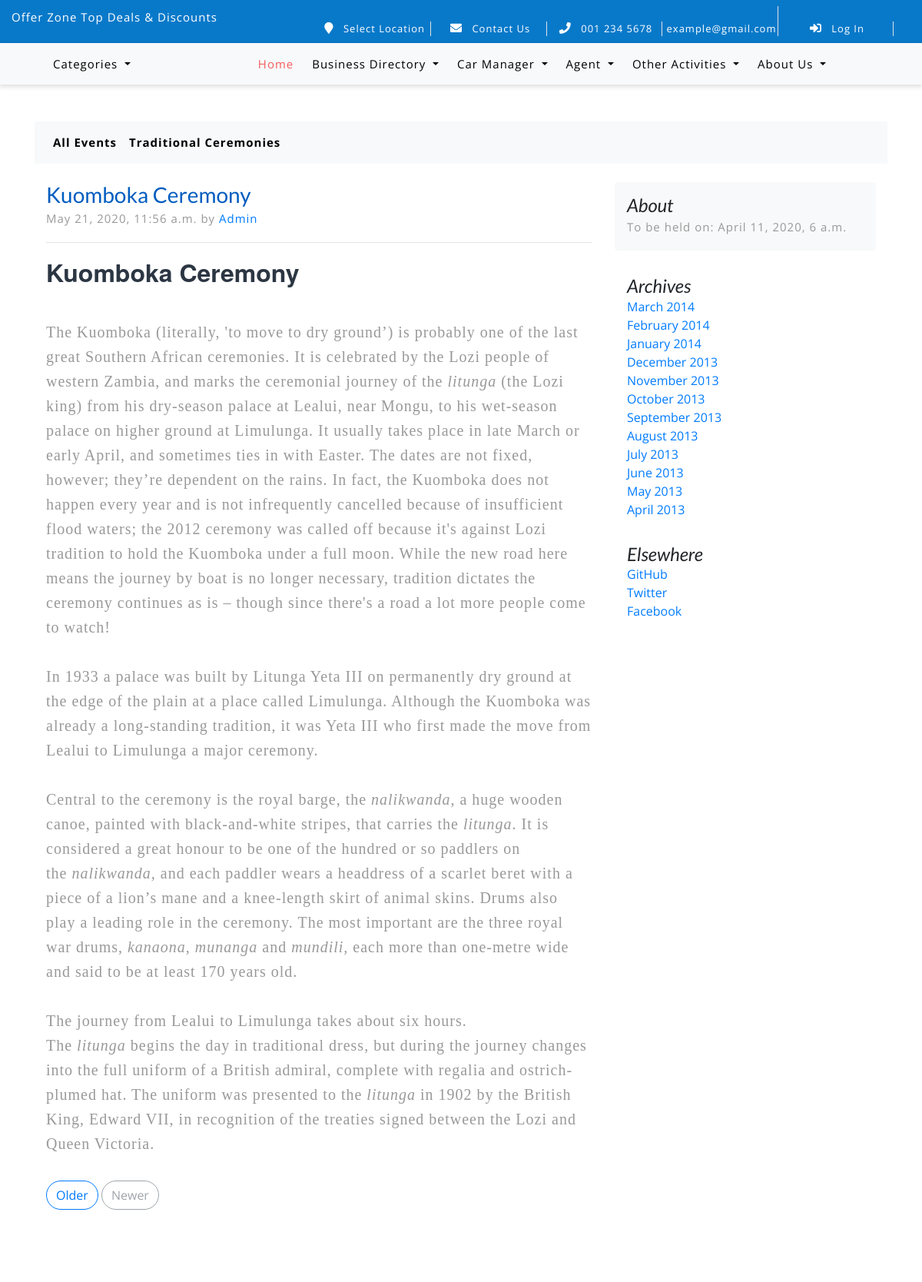
/events/kuomboka-ceremony/ (upper part), run on an earlier commit of the app's database.
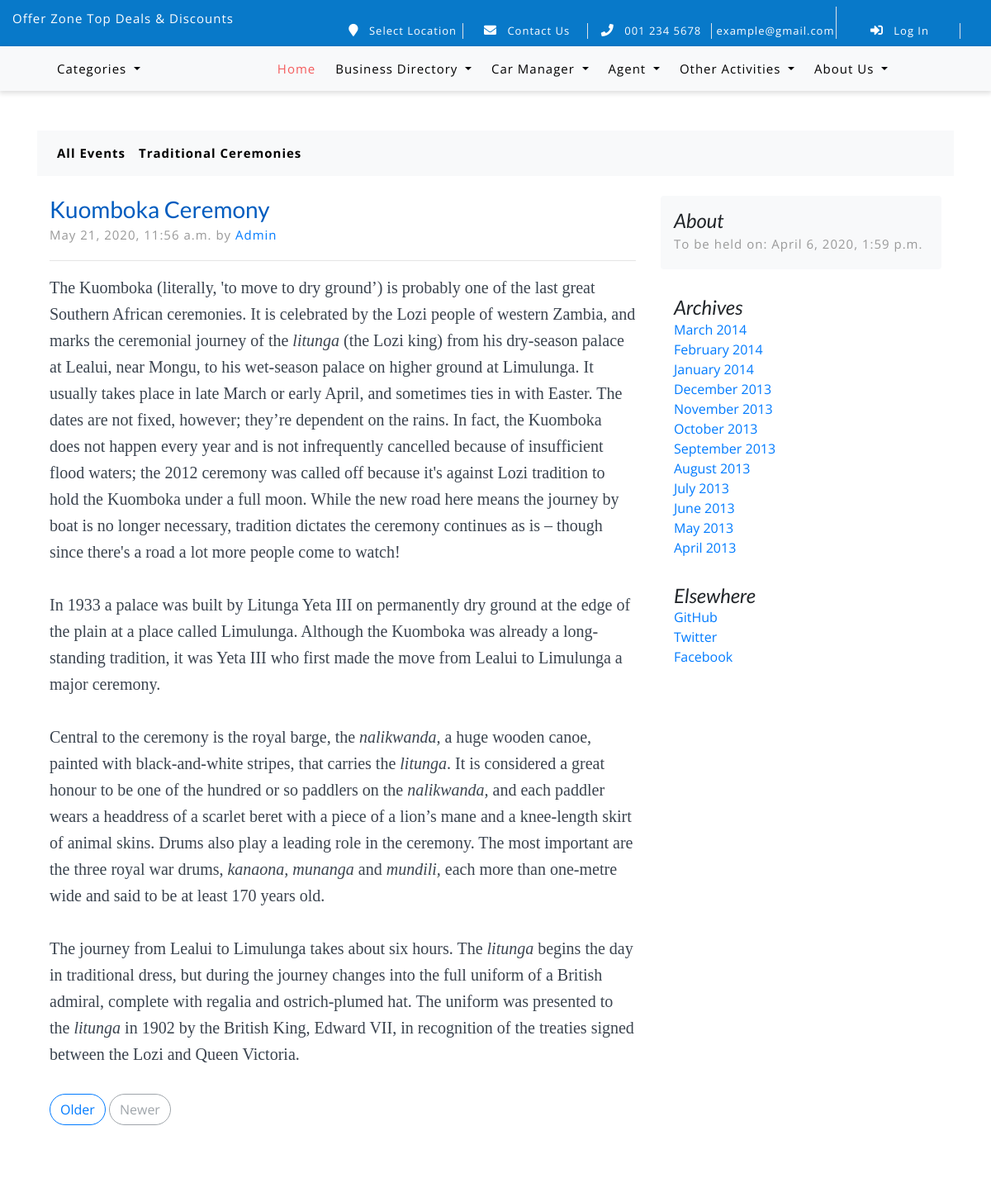
And on a later commit of the database.
### store/models.py (models this page shows)
class Event(models.Model):
    is_event_model = models.BooleanField(default=True)
    event_type = models.ForeignKey(EventType, on_delete=models.CASCADE)
    event_name = models.CharField('Event Name', max_length=200)
    slug = models.SlugField(max_length=150, unique=True, db_index=True)
    event_description = HTMLField()
    event_date = models.DateTimeField('Date Of Event')
    posted_on = models.DateTimeField(auto_now=True)
    venue = models.CharField('Venue', max_length=200, default='')
    def __str__(self):
        return self.event_name

class EventType(models.Model):
    event_type_name = models.CharField('Event Type Name', max_length=200)
    slug = models.SlugField(max_length=150, unique=True, db_index=True)
    def __str__(self):
        return self.event_type_name

### store/views.py (the view)
# urls.py: path('events/<slug:slug>/', views.event_detail, name='event_detail'),
def event_detail(request, slug):
    categories = Category.objects.all()
    companycontactdetails = CompanyContactDetails.objects.all()
    companysocialmedialinks = CompanySocialMediaLinks.objects.all()
    location = Location.objects.all()
    event_types = EventType.objects.all()
    clearing_agents = Agent.objects.filter(agent_type__agent_type='Clearing Agent')
    event = Event.objects.get(slug=slug)
    return render(request, 'events/event_details.html',
                  {
                      'event': event,
                      'categories': categories,
                      'companycontactdetails': companycontactdetails,
                      'companysocialmedialinks': companysocialmedialinks,
                      'location': location,
                      'event_types': event_types,
                      'all_agents': clearing_agents,
                  })

### store/models.py (called while the page is built)
    def get_absolute_url(self):
        return reverse('product_list_by_category', args=[self.slug])

### store/templates/events/event_details.html (shortened to what this page needs)
{% extends 'store/base.html' %}
{% load static %}
{% block content %}
    <div class="container">
        <nav class="navbar navbar-expand-sm bg-light navbar-light">
            <ul class="navbar-nav">
                <li class="nav-item">
                    <a class="nav-link font-weight-bold" href="{% url 'all_events' %}">All Events</a>
                </li>
                <li class="nav-item">
                    <a class="nav-link font-weight-bold" href="#">{{ event.event_type | capfirst }}</a>
                </li>
            </ul>
        </nav>
        <br>
    <main role="main" class="container">
        <div class="row">
            <div class="col-md-8 blog-main">
                <div class="blog-post">
                    <h3 class="pull-left" style="color: #005cbf">{{ event.event_name }}</h3>
                    <p class="pull-right">{{ event.posted_on }} by <a href="#">Admin</a></p>
                    <hr>
                    {{ event.event_description | safe }}
                </div>
                <nav class="blog-pagination">
                    <a class="btn btn-outline-primary" href="#">Older</a>
                    <a class="btn btn-outline-secondary disabled" href="#">Newer</a>
                </nav>
            </div>
            <aside class="col-md-4 blog-sidebar">
                <div class="p-3 mb-3 bg-light rounded">
                    <h4 class="font-italic">About</h4>
                    <p class="pull-right">
                        {% if event.event_date %}
                            To be held on: {{ event.event_date }}
                        {% endif %}
                    </p>
                </div>
                <div class="p-3">
                    <h4 class="font-italic">Archives</h4>
                    <ol class="list-unstyled mb-0">
                        <li><a href="#">March 2014</a></li>
                        <li><a href="#">February 2014</a></li>
                        <li><a href="#">January 2014</a></li>
                        <li><a href="#">December 2013</a></li>
                        <li><a href="#">November 2013</a></li>
                        <li><a href="#">October 2013</a></li>
                        <li><a href="#">September 2013</a></li>
                        <li><a href="#">August 2013</a></li>
                        <li><a href="#">July 2013</a></li>
                        <li><a href="#">June 2013</a></li>
                        <li><a href="#">May 2013</a></li>
                        <li><a href="#">April 2013</a></li>
                    </ol>
                </div>
                <div class="p-3">
                    <h4 class="font-italic">Elsewhere</h4>
                    <ol class="list-unstyled">
                        <li><a href="#">GitHub</a></li>
                        <li><a href="#">Twitter</a></li>
                        <li><a href="#">Facebook</a></li>
                    </ol>
                </div>
            </aside>
        </div>
    </main>
    </div>
{% endblock %}

What changed in the data, as far as the page shows it:
changed Event "Kuomboka Ceremony": event_description "Kuomboka Ceremony The Kuomboka (literally, 'to…" → "The Kuomboka (literally, 'to…"; event_date "April 11, 2020, 6 a.m." → "April 6, 2020, 1:59 p.m."
